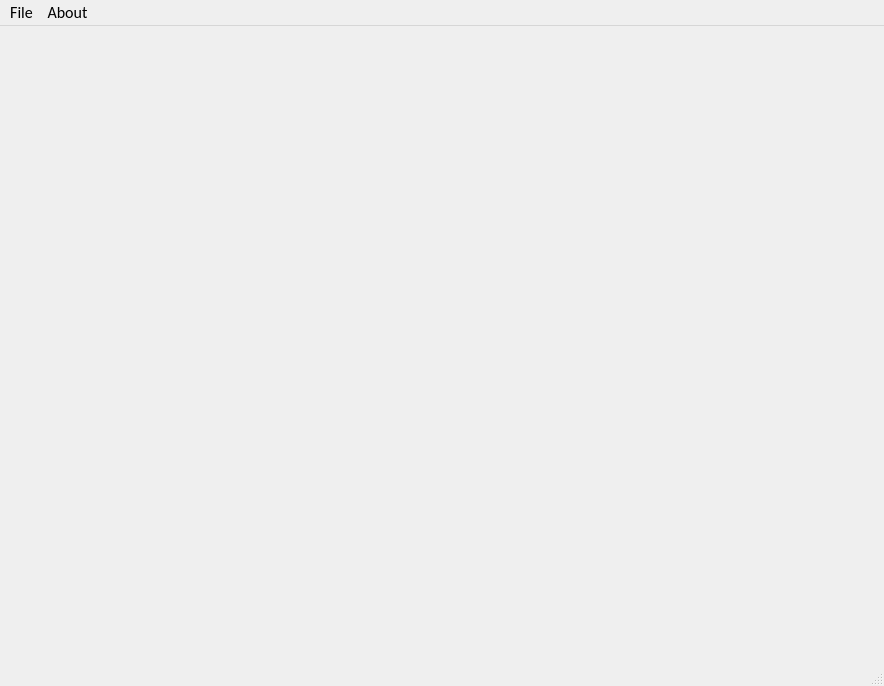
<?xml version="1.0" encoding="UTF-8"?>
<ui version="4.0">
 <class>MainWindow</class>
 <widget class="QMainWindow" name="MainWindow">
  <property name="geometry">
   <rect>
    <x>0</x>
    <y>0</y>
    <width>884</width>
    <height>686</height>
   </rect>
  </property>
  <property name="sizePolicy">
   <sizepolicy hsizetype="Fixed" vsizetype="Fixed">
    <horstretch>0</horstretch>
    <verstretch>0</verstretch>
   </sizepolicy>
  </property>
  <property name="font">
   <font>
    <family>Calibri</family>
    <pointsize>12</pointsize>
   </font>
  </property>
  <property name="windowTitle">
   <string>MainWindow</string>
  </property>
  <widget class="QWidget" name="centralwidget"/>
  <widget class="QMenuBar" name="menubar">
   <property name="geometry">
    <rect>
     <x>0</x>
     <y>0</y>
     <width>884</width>
     <height>25</height>
    </rect>
   </property>
   <widget class="QMenu" name="menuBrowser">
    <property name="title">
     <string>File</string>
    </property>
    <addaction name="actionClose"/>
   </widget>
   <widget class="QMenu" name="menuAbout">
    <property name="title">
     <string>About</string>
    </property>
    <addaction name="actionAbout"/>
   </widget>
   <addaction name="menuBrowser"/>
   <addaction name="menuAbout"/>
  </widget>
  <widget class="QStatusBar" name="statusbar"/>
  <action name="actionClose">
   <property name="text">
    <string>Close</string>
   </property>
  </action>
  <action name="actionAbout">
   <property name="text">
    <string>About</string>
   </property>
  </action>
 </widget>
 <resources/>
 <connections/>
</ui>
